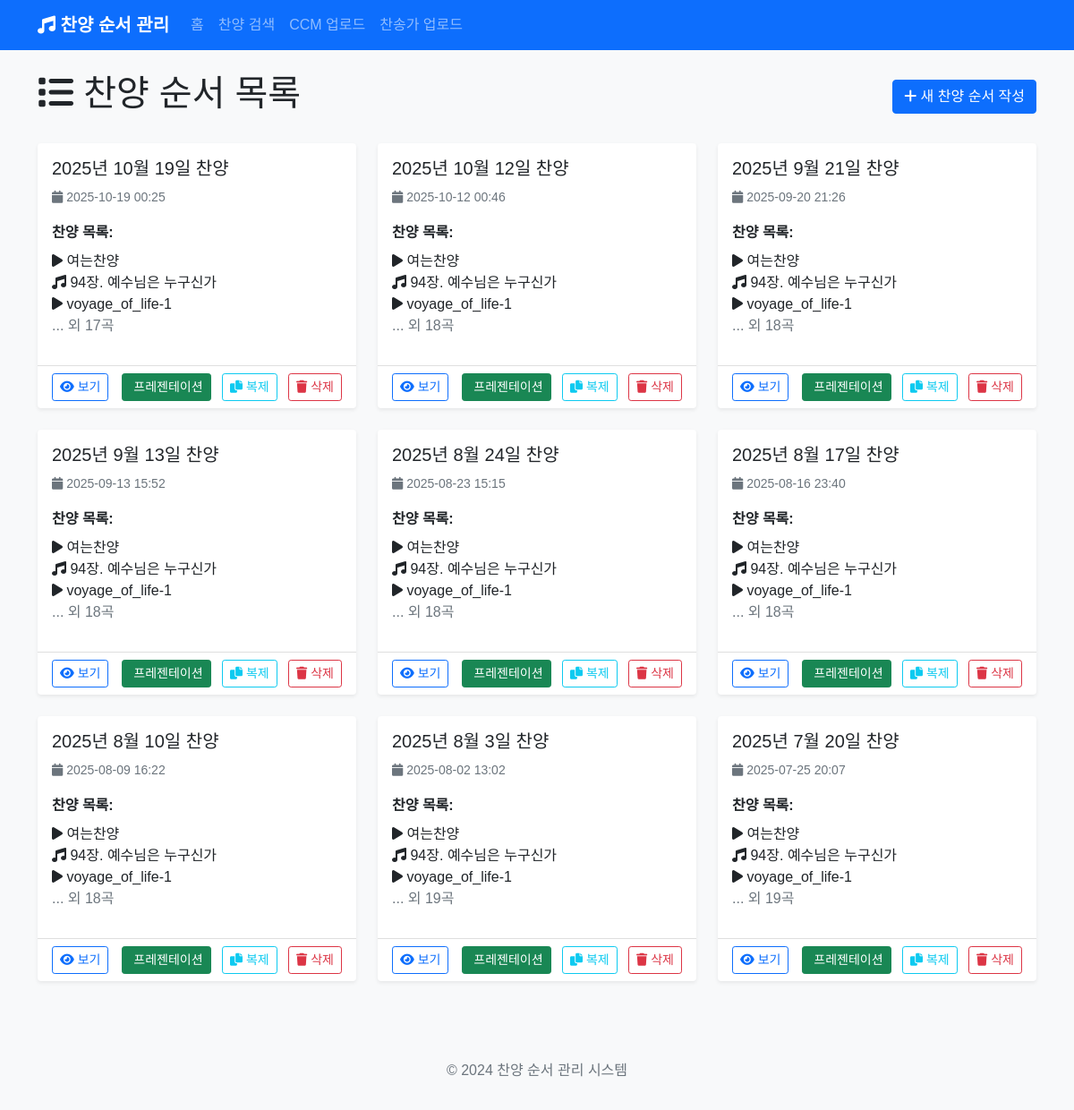
Before: / with the older database file.
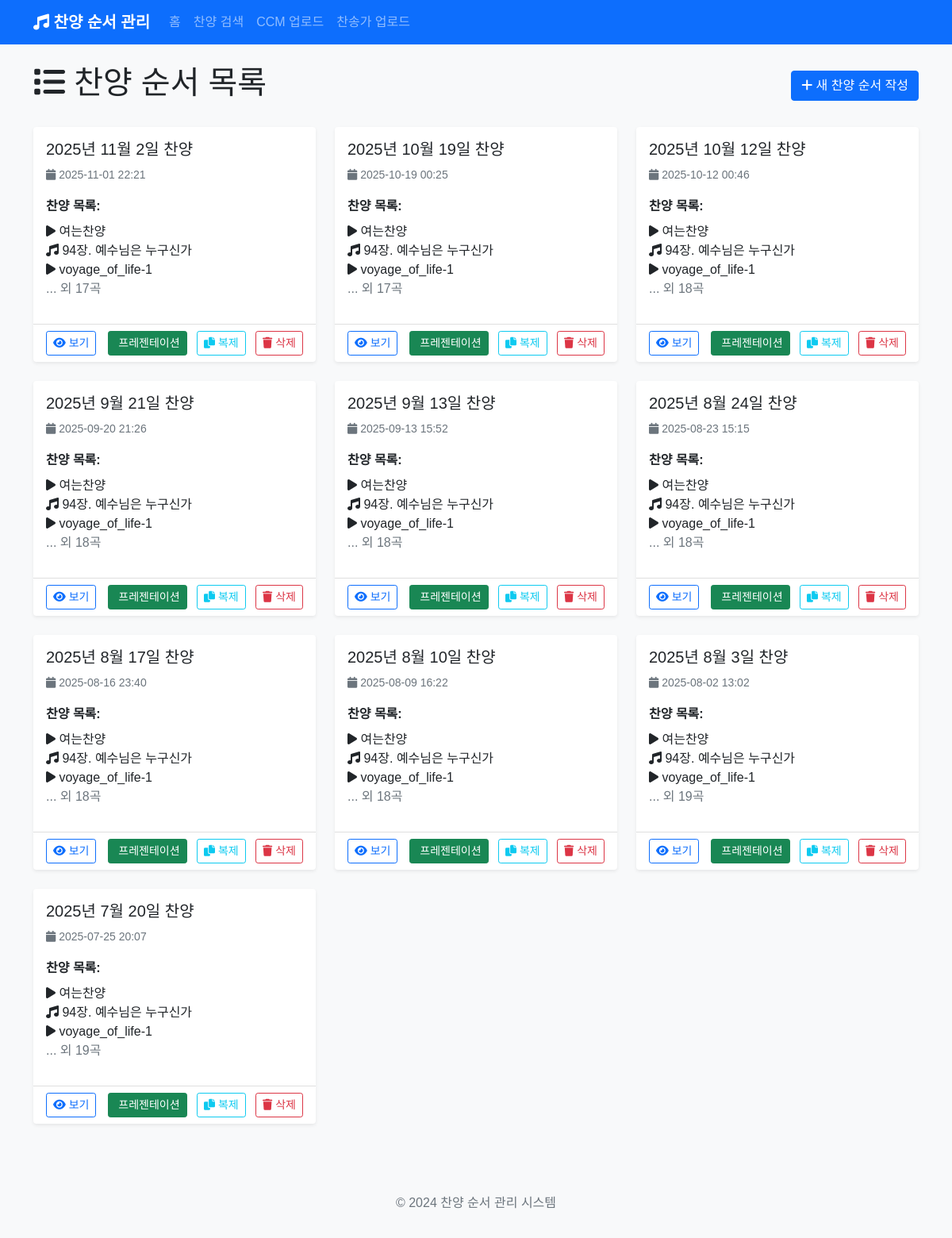
After: the same page with the newer database file.
### app.py (models this page shows)
class PraisePost(db.Model):
    id = db.Column(db.Integer, primary_key=True)
    title = db.Column(db.String(200), nullable=False)
    content = db.Column(db.Text, nullable=False)
    created_at = db.Column(db.DateTime, default=datetime.utcnow)
    songs = db.relationship('Song', backref='praise_post', lazy=True, cascade='all, delete-orphan')
    background_image = db.Column(db.String(500))  # 전체 배경 이미지
    parallax_image = db.Column(db.String(500))  # 패럴랙스 배경 이미지

class Song(db.Model):
    id = db.Column(db.Integer, primary_key=True)
    title = db.Column(db.String(200), nullable=False)
    song_type = db.Column(db.String(50), nullable=False)  # 'hymn', 'ccm', 'section', 'media'
    hymn_number = db.Column(db.String(10))  # 찬송가 번호
    lyrics = db.Column(db.Text)  # 가사
    order = db.Column(db.Integer, nullable=False)
    praise_post_id = db.Column(db.Integer, db.ForeignKey('praise_post.id'), nullable=False)
    section_title = db.Column(db.String(200))  # 섹션 제목 (예: 찬양순서1)
    media_type = db.Column(db.String(50))  # 'image', 'video'
    media_url = db.Column(db.String(500))  # 미디어 파일 경로
    background_image = db.Column(db.String(500))  # 배경 이미지

### app.py (the view)
@app.route('/')
def index():
    posts = PraisePost.query.order_by(PraisePost.created_at.desc()).all()
    return render_template('index.html', posts=posts)

### templates/index.html (shortened to what this page needs)
{% extends "base.html" %}
{% block content %}
<div class="row">
    <div class="col-12">
        <div class="d-flex justify-content-between align-items-center mb-4">
            <h1><i class="fas fa-list"></i> 찬양 순서 목록</h1>
            <a href="{{ url_for('new_post') }}" class="btn btn-primary">
                <i class="fas fa-plus"></i> 새 찬양 순서 작성
            </a>
        </div>
    </div>
</div>
{% if posts %}
<div class="row">
    {% for post in posts %}
    <div class="col-md-6 col-lg-4 mb-4">
        <div class="card h-100 shadow-sm">
            <div class="card-body">
                <h5 class="card-title">{{ post.title }}</h5>
                <p class="card-text text-muted">
                    <small>
                        <i class="fas fa-calendar"></i> {{ post.created_at.strftime('%Y-%m-%d %H:%M') }}
                    </small>
                </p>
                <div class="mb-3">
                    <strong>찬양 목록:</strong>
                    <ul class="list-unstyled mt-2">
                        {% for song in post.songs[:3] %}
                        <li>
                            <i class="fas fa-{{ 'music' if song.song_type == 'hymn' else 'play' }}"></i>
                            {% if song.song_type == 'hymn' %}
                                {{ song.hymn_number }}장. {{ song.title }}
                            {% else %}
                                {{ song.title }}
                            {% endif %}
                        </li>
                        {% endfor %}
                        {% if post.songs|length > 3 %}
                        <li class="text-muted">... 외 {{ post.songs|length - 3 }}곡</li>
                        {% endif %}
                    </ul>
                </div>
            </div>
            <div class="card-footer bg-transparent">
                <div class="d-flex justify-content-between align-items-center">
                    <div>
                        <a href="{{ url_for('view_post', post_id=post.id) }}" class="btn btn-outline-primary btn-sm">
                            <i class="fas fa-eye"></i> 보기
                        </a>
                    </div>
                    <div>
                        <a href="{{ url_for('presentation', post_id=post.id) }}" class="btn btn-success btn-sm me-2" target="_blank">
                             프레젠테이션
                        </a>
                        <button type="button" class="btn btn-outline-info btn-sm me-2" onclick="duplicatePost({{ post.id }}, '{{ post.title }}')" title="복제하기">
                            <i class="fas fa-copy"></i> 복제
                        </button>
                        <button type="button" class="btn btn-outline-danger btn-sm" onclick="confirmDelete({{ post.id }}, '{{ post.title }}')">
                            <i class="fas fa-trash"></i> 삭제
                        </button>
                    </div>
                </div>
            </div>
        </div>
    </div>
    {% endfor %}
</div>
{% endif %}
{% endblock %}

### templates/base.html (shortened to what this page needs)
<!DOCTYPE html>
<html lang="ko">
<head>
    <link href="https://cdn.jsdelivr.net/npm/bootstrap@5.1.3/dist/css/bootstrap.min.css" rel="stylesheet">
    <link href="https://cdnjs.cloudflare.com/ajax/libs/font-awesome/6.0.0/css/all.min.css" rel="stylesheet">
    <link href="{{ url_for('static', filename='css/style.css') }}" rel="stylesheet">
</head>
<body>
    <nav class="navbar navbar-expand-lg navbar-dark bg-primary">
        <div class="container">
            <a class="navbar-brand" href="{{ url_for('index') }}">
                <i class="fas fa-music"></i> 찬양 순서 관리
            </a>
            <div class="collapse navbar-collapse" id="navbarNav">
                <ul class="navbar-nav me-auto">
                    <li class="nav-item">
                        <a class="nav-link" href="{{ url_for('index') }}">홈</a>
                    </li>
                    <li class="nav-item">
                        <a class="nav-link" href="{{ url_for('search') }}">찬양 검색</a>
                    </li>
                    <li class="nav-item">
                        <a class="nav-link" href="{{ url_for('upload_ccm') }}">CCM 업로드</a>
                    </li>
                    <li class="nav-item">
                        <a class="nav-link" href="{{ url_for('upload_hymn') }}">찬송가 업로드</a>
                    </li>
                </ul>
            </div>
        </div>
    </nav>
    <main class="container mt-4">
        {% block content %}{% endblock %}
    </main>
    <footer class="bg-light text-center text-muted py-3 mt-5">
        <div class="container">
            <p>&copy; 2024 찬양 순서 관리 시스템</p>
        </div>
    </footer>
</body>
</html>

### static/css/style.css (style rules this page uses)
body { font-family: 'Noto Sans KR', sans-serif; background-color: #f8f9fa; }
.navbar-brand { font-weight: bold; }
.card { border: none; box-shadow: 0 0.125rem 0.25rem rgba(0, 0, 0, 0.075); transition: box-shadow 0.15s ease-in-out; }
.btn { transition: all 0.15s ease-in-out; }

Changed rows visible on the page:
added PraisePost: title "2025년 11월 2일 찬양", created_at "2025-11-01 22:21", songs|length "17"
added Song: title "여는찬양", shown under "2025년 11월 2일 찬양"
added Song: hymn_number "94", title "예수님은 누구신가", shown under "2025년 11월 2일 찬양"
added Song: title "voyage_of_life-1", shown under "2025년 11월 2일 찬양"
